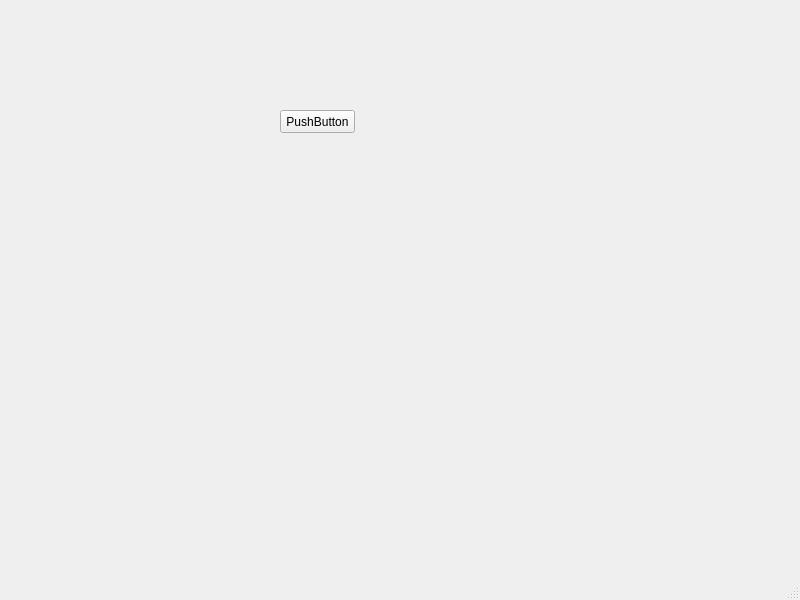
<?xml version="1.0" encoding="UTF-8"?>
<ui version="4.0">
 <class>MainWindow</class>
 <widget class="QMainWindow" name="MainWindow">
  <property name="geometry">
   <rect>
    <x>0</x>
    <y>0</y>
    <width>800</width>
    <height>600</height>
   </rect>
  </property>
  <property name="windowTitle">
   <string>MainWindow</string>
  </property>
  <widget class="QWidget" name="centralwidget">
   <widget class="QPushButton" name="pushButton">
    <property name="geometry">
     <rect>
      <x>280</x>
      <y>110</y>
      <width>75</width>
      <height>23</height>
     </rect>
    </property>
    <property name="text">
     <string>PushButton</string>
    </property>
   </widget>
  </widget>
  <widget class="QMenuBar" name="menubar">
   <property name="geometry">
    <rect>
     <x>0</x>
     <y>0</y>
     <width>800</width>
     <height>21</height>
    </rect>
   </property>
  </widget>
  <widget class="QStatusBar" name="statusbar"/>
 </widget>
 <resources/>
 <connections/>
</ui>
